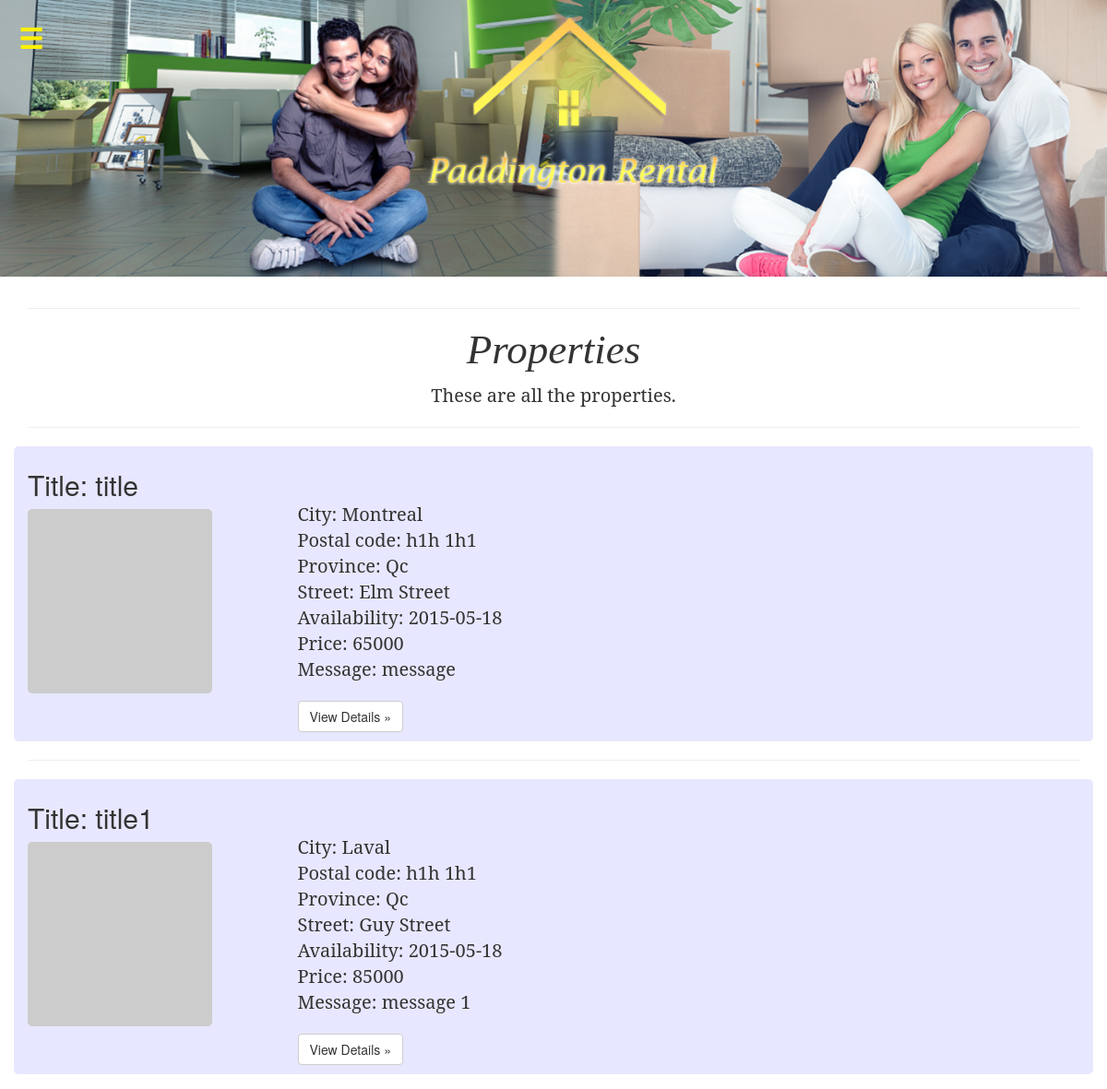
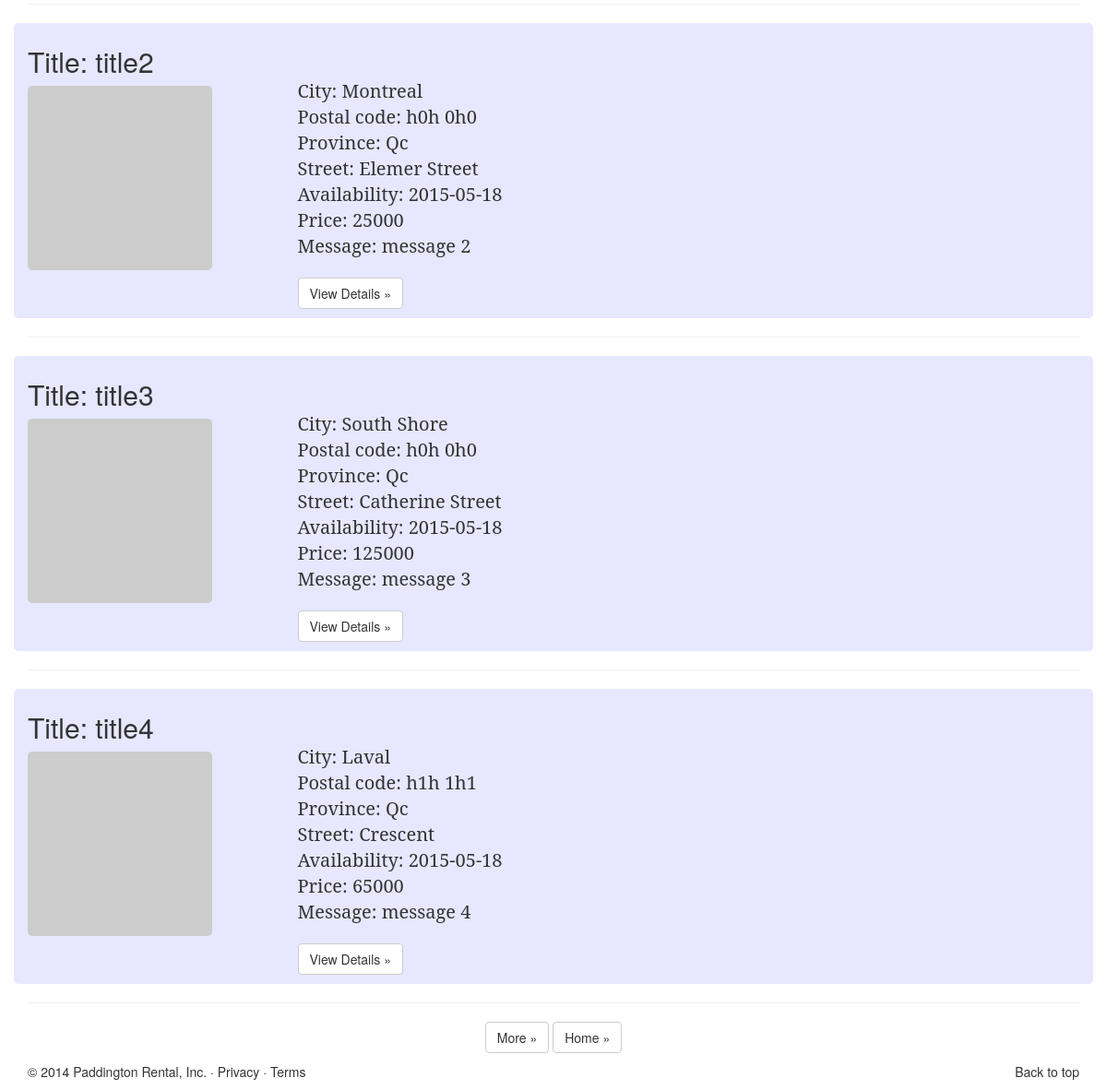
/aProperties.php?numHouse=13, run on the app's committed database (2 pictures, top to bottom).
### tables this page shows
CREATE TABLE oproperties(
title VARCHAR(30) not null,
street VARCHAR(50) not null,
city VARCHAR(15) not null,
province VARCHAR(15) not null,
postalcode VARCHAR(15) not null,
price MEDIUMINT UNSIGNED NOT NULL,
date_entered DATE not null,
message VARCHAR(300) NOT NULL,
log_in VARCHAR(15) not null UNIQUE KEY);

### aProperties.php (the view, shortened to what this page needs)
<!DOCTYPE php>
<html>
   <head>
      <link href="css/bootstrap.css" rel="stylesheet">
      <link rel="stylesheet" type="text/css" href="css/navbar.css">
      <link rel="stylesheet" type="text/css" href="css/main.css">
   </head>
   <body>
      <div class="page-wrap">
         <label for="sidebartoggler" class="toggle">☰</label>
         <div id="pagecontent">
            <div class="CoverImage FlexEmbed FlexEmbed--3by1">
            </div>
            <div class="container marketing">
               <hr class="featurette-divider">
               <h2 class="headH">  Properties </h2>
               <p class="headP">These are  all the properties.</p>
               <hr class="featurette-divider">
               <?php
                  require_once('mysqli_connect.php');
                  $query = "SELECT title,street,city,province,postalcode,price,date_entered,message FROM oproperties";
                  $rep= @mysqli_query($dbc,$query);
                  $numHouse=3;
                  if(isset($_GET['numHouse'])){
                  $numHouse=$_GET['numHouse'];
                  }
                  for ($i=0; $i <$numHouse ; $i++) {
                  if ($row = mysqli_fetch_array($rep)) {
                  echo '<div class="row featurette">
                     <div class="col-md-3">
                        <a href="aProperties.php" >
                           <h2 style="margin-top:0px;"> Title: '  . $row['title'] . '</h2>
                        </a>
                        <a href="aProperties.php" > <img class="featurette-image img-responsive" src="http://placeimg.com/200/200/arch" alt="Generic placeholder image" style="margin-bottom:10px;"></a>
                     </div>
                     <div class="col-md-9">
                        <br/>
                        <br/>
                        <br/>
                        <p class="lead">';
                        	echo
                  'City: ' . $row['city'] . 	'<br/>' .
                  'Postal code: ' . $row['postalcode'] .	'<br/>' .
                  'Province: ' . $row['province'] . 	'<br/>' .
                  'Street: ' . $row['street'] . '<br/>' .
                  'Availability: ' . $row['date_entered'] .	'<br/>' .
                  'Price: ' . $row['price'] .	'<br/>' .
                  'Message: ' . $row['message'] .	'<br/>'  ;
                        echo ' </p>
                        <p><a class="btn btn-default" href="aProperties.php" role="button">View Details &raquo;</a></p>
                     </div>
                  </div>
                  <hr class="featurette-divider">';
                  }
                  }
                   ?>
               <?php
                  $numHouse=$numHouse+5;
                  echo '<p style="text-align:center;"><a class="btn btn-default" href="aProperties.php?numHouse=' . $numHouse . ' " role="button">More &raquo;</a>' ;
                   ?>
                    <a class="btn btn-default" href="index.php" role="button">Home &raquo;</a></p>
            </div>
         </div>
      </div>
   </body>
</html>

### css/navbar.css (style rules this page uses)
html, body { margin: 0; padding: 0; }
.toggle { text-decoration: none; font-size: 30px; color: rgba(255, 241, 0, 1); -webkit-transition: all 0.3s ease-out 0; -moz-transition: all 0.3s ease-out 0; transition: all 0.3s ease-out 0; position: fixed; top: 20px; left: 20px; z-index: 6; cursor: pointer; }
a:-webkit-any-link { color: inherit; text-decoration: none; cursor: auto; }

### css/main.css (style rules this page uses)
h2.headH { text-align: center; font-size: 45px; font-style: italic; font-weight: 200; font-family: "Lucida Bright","Rockwell"; }
p.headP { text-align: center; font-size: 20px; font-style: none; font-weight: 100; font-family: "Lucida Grande","Rockwell","serif"; }
p.lead { font-size: 20px; font-style: none; font-weight: 100; font-family: "Lucida Grande","Rockwell","serif"; }
img.featurette-image.img-responsive { margin-bottom: 10px; min-height: 200px; border: 2px; border-radius: 5px; }
div.container { min-height: 500px; }
.FlexEmbed { display: block; overflow: hidden; position: relative; }
.FlexEmbed:before { content: ""; display: block; width: 100%; }
.FlexEmbed--3by1:before { padding-bottom: 33.33%; }
.CoverImage { background-image: url("../img/tenant1.png");" background-position: 50%; background-repeat: no-repeat; -webkit-background-size: cover; background-size: cover; margin: 0 auto 1em; max-height: 300px; max-width: 2000px; }
p { margin: 0 0 10px; }
.col-md-5, .col-md-3 { margin-top: 25px; }
.row { background-color: rgba(231, 231, 255, 1); border: 2px; border-radius: 5px; }

### data on the page
oproperties: title "title", city "Montreal", postalcode "h1h 1h1", province "Qc", street "Elm Street", date_entered "2015-05-18", price "65000", message "message"
oproperties: title "title1", city "Laval", postalcode "h1h 1h1", province "Qc", street "Guy Street", date_entered "2015-05-18", price "85000", message "message 1"
oproperties: title "title2", city "Montreal", postalcode "h0h 0h0", province "Qc", street "Elemer Street", date_entered "2015-05-18", price "25000", message "message 2"
oproperties: title "title3", city "South Shore", postalcode "h0h 0h0", province "Qc", street "Catherine Street", date_entered "2015-05-18", price "125000", message "message 3"
oproperties: title "title4", city "Laval", postalcode "h1h 1h1", province "Qc", street "Crescent", date_entered "2015-05-18", price "65000", message "message 4"
